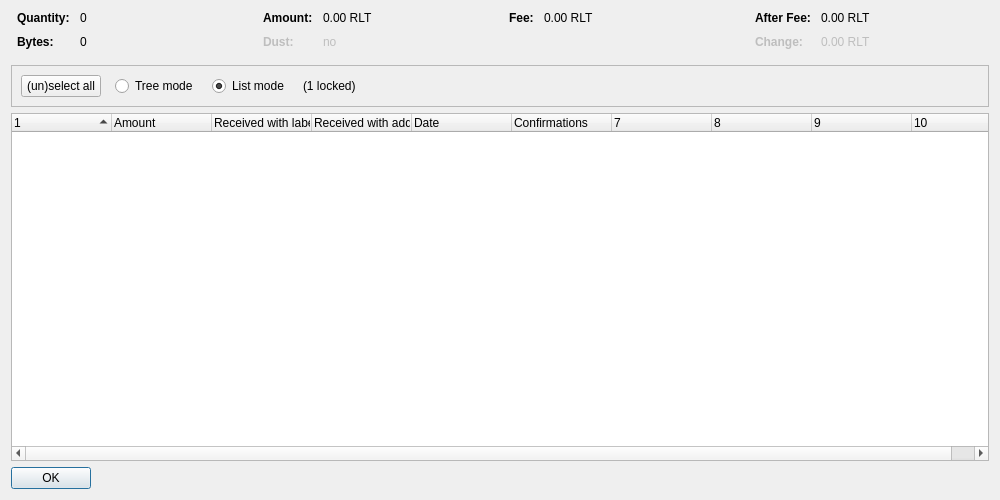
<?xml version="1.0" encoding="UTF-8"?>
<ui version="4.0">
 <class>CoinControlDialog</class>
 <widget class="QDialog" name="CoinControlDialog">
  <property name="geometry">
   <rect>
    <x>0</x>
    <y>0</y>
    <width>1000</width>
    <height>500</height>
   </rect>
  </property>
  <property name="windowTitle">
   <string>Coin Selection</string>
  </property>
  <layout class="QVBoxLayout" name="verticalLayout">
   <item>
    <layout class="QHBoxLayout" name="horizontalLayoutTop" stretch="0,0,0,0">
     <property name="topMargin">
      <number>0</number>
     </property>
     <property name="bottomMargin">
      <number>10</number>
     </property>
     <item>
      <layout class="QFormLayout" name="formLayoutCoinControl1">
       <property name="horizontalSpacing">
        <number>10</number>
       </property>
       <property name="verticalSpacing">
        <number>10</number>
       </property>
       <property name="leftMargin">
        <number>6</number>
       </property>
       <property name="rightMargin">
        <number>6</number>
       </property>
       <item row="0" column="0">
        <widget class="QLabel" name="labelCoinControlQuantityText">
         <property name="font">
          <font>
           <weight>75</weight>
           <bold>true</bold>
          </font>
         </property>
         <property name="text">
          <string>Quantity:</string>
         </property>
        </widget>
       </item>
       <item row="0" column="1">
        <widget class="QLabel" name="labelCoinControlQuantity">
         <property name="cursor">
          <cursorShape>IBeamCursor</cursorShape>
         </property>
         <property name="contextMenuPolicy">
          <enum>Qt::ActionsContextMenu</enum>
         </property>
         <property name="text">
          <string notr="true">0</string>
         </property>
         <property name="textInteractionFlags">
          <set>Qt::LinksAccessibleByMouse|Qt::TextSelectableByKeyboard|Qt::TextSelectableByMouse</set>
         </property>
        </widget>
       </item>
       <item row="1" column="0">
        <widget class="QLabel" name="labelCoinControlBytesText">
         <property name="font">
          <font>
           <weight>75</weight>
           <bold>true</bold>
          </font>
         </property>
         <property name="text">
          <string>Bytes:</string>
         </property>
        </widget>
       </item>
       <item row="1" column="1">
        <widget class="QLabel" name="labelCoinControlBytes">
         <property name="cursor">
          <cursorShape>IBeamCursor</cursorShape>
         </property>
         <property name="contextMenuPolicy">
          <enum>Qt::ActionsContextMenu</enum>
         </property>
         <property name="text">
          <string notr="true">0</string>
         </property>
         <property name="textInteractionFlags">
          <set>Qt::LinksAccessibleByMouse|Qt::TextSelectableByKeyboard|Qt::TextSelectableByMouse</set>
         </property>
        </widget>
       </item>
      </layout>
     </item>
     <item>
      <layout class="QFormLayout" name="formLayoutCoinControl2">
       <property name="horizontalSpacing">
        <number>10</number>
       </property>
       <property name="verticalSpacing">
        <number>10</number>
       </property>
       <property name="leftMargin">
        <number>6</number>
       </property>
       <property name="rightMargin">
        <number>6</number>
       </property>
       <item row="0" column="0">
        <widget class="QLabel" name="labelCoinControlAmountText">
         <property name="font">
          <font>
           <weight>75</weight>
           <bold>true</bold>
          </font>
         </property>
         <property name="text">
          <string>Amount:</string>
         </property>
        </widget>
       </item>
       <item row="0" column="1">
        <widget class="QLabel" name="labelCoinControlAmount">
         <property name="cursor">
          <cursorShape>IBeamCursor</cursorShape>
         </property>
         <property name="contextMenuPolicy">
          <enum>Qt::ActionsContextMenu</enum>
         </property>
         <property name="text">
          <string notr="true">0.00 RLT</string>
         </property>
         <property name="textInteractionFlags">
          <set>Qt::LinksAccessibleByMouse|Qt::TextSelectableByKeyboard|Qt::TextSelectableByMouse</set>
         </property>
        </widget>
       </item>
       <item row="1" column="0">
        <widget class="QLabel" name="labelCoinControlLowOutputText">
         <property name="enabled">
          <bool>false</bool>
         </property>
         <property name="font">
          <font>
           <weight>75</weight>
           <bold>true</bold>
          </font>
         </property>
         <property name="text">
          <string>Dust:</string>
         </property>
        </widget>
       </item>
       <item row="1" column="1">
        <widget class="QLabel" name="labelCoinControlLowOutput">
         <property name="enabled">
          <bool>false</bool>
         </property>
         <property name="cursor">
          <cursorShape>IBeamCursor</cursorShape>
         </property>
         <property name="contextMenuPolicy">
          <enum>Qt::ActionsContextMenu</enum>
         </property>
         <property name="text">
          <string notr="true">no</string>
         </property>
         <property name="textInteractionFlags">
          <set>Qt::LinksAccessibleByMouse|Qt::TextSelectableByKeyboard|Qt::TextSelectableByMouse</set>
         </property>
        </widget>
       </item>
      </layout>
     </item>
     <item>
      <layout class="QFormLayout" name="formLayoutCoinControl3">
       <property name="horizontalSpacing">
        <number>10</number>
       </property>
       <property name="verticalSpacing">
        <number>10</number>
       </property>
       <property name="leftMargin">
        <number>6</number>
       </property>
       <property name="rightMargin">
        <number>6</number>
       </property>
       <item row="0" column="0">
        <widget class="QLabel" name="labelCoinControlFeeText">
         <property name="font">
          <font>
           <weight>75</weight>
           <bold>true</bold>
          </font>
         </property>
         <property name="text">
          <string>Fee:</string>
         </property>
        </widget>
       </item>
       <item row="0" column="1">
        <widget class="QLabel" name="labelCoinControlFee">
         <property name="cursor">
          <cursorShape>IBeamCursor</cursorShape>
         </property>
         <property name="contextMenuPolicy">
          <enum>Qt::ActionsContextMenu</enum>
         </property>
         <property name="text">
          <string notr="true">0.00 RLT</string>
         </property>
         <property name="textInteractionFlags">
          <set>Qt::LinksAccessibleByMouse|Qt::TextSelectableByKeyboard|Qt::TextSelectableByMouse</set>
         </property>
        </widget>
       </item>
      </layout>
     </item>
     <item>
      <layout class="QFormLayout" name="formLayoutCoinControl4">
       <property name="horizontalSpacing">
        <number>10</number>
       </property>
       <property name="verticalSpacing">
        <number>10</number>
       </property>
       <property name="leftMargin">
        <number>6</number>
       </property>
       <property name="rightMargin">
        <number>6</number>
       </property>
       <item row="0" column="0">
        <widget class="QLabel" name="labelCoinControlAfterFeeText">
         <property name="font">
          <font>
           <weight>75</weight>
           <bold>true</bold>
          </font>
         </property>
         <property name="text">
          <string>After Fee:</string>
         </property>
        </widget>
       </item>
       <item row="0" column="1">
        <widget class="QLabel" name="labelCoinControlAfterFee">
         <property name="cursor">
          <cursorShape>IBeamCursor</cursorShape>
         </property>
         <property name="contextMenuPolicy">
          <enum>Qt::ActionsContextMenu</enum>
         </property>
         <property name="text">
          <string notr="true">0.00 RLT</string>
         </property>
         <property name="textInteractionFlags">
          <set>Qt::LinksAccessibleByMouse|Qt::TextSelectableByKeyboard|Qt::TextSelectableByMouse</set>
         </property>
        </widget>
       </item>
       <item row="1" column="0">
        <widget class="QLabel" name="labelCoinControlChangeText">
         <property name="enabled">
          <bool>false</bool>
         </property>
         <property name="font">
          <font>
           <weight>75</weight>
           <bold>true</bold>
          </font>
         </property>
         <property name="text">
          <string>Change:</string>
         </property>
        </widget>
       </item>
       <item row="1" column="1">
        <widget class="QLabel" name="labelCoinControlChange">
         <property name="enabled">
          <bool>false</bool>
         </property>
         <property name="cursor">
          <cursorShape>IBeamCursor</cursorShape>
         </property>
         <property name="contextMenuPolicy">
          <enum>Qt::ActionsContextMenu</enum>
         </property>
         <property name="text">
          <string notr="true">0.00 RLT</string>
         </property>
         <property name="textInteractionFlags">
          <set>Qt::LinksAccessibleByMouse|Qt::TextSelectableByKeyboard|Qt::TextSelectableByMouse</set>
         </property>
        </widget>
       </item>
      </layout>
     </item>
    </layout>
   </item>
   <item>
    <widget class="QFrame" name="frame">
     <property name="minimumSize">
      <size>
       <width>0</width>
       <height>40</height>
      </size>
     </property>
     <property name="frameShape">
      <enum>QFrame::StyledPanel</enum>
     </property>
     <property name="frameShadow">
      <enum>QFrame::Sunken</enum>
     </property>
     <layout class="QHBoxLayout" name="horizontalLayout">
      <item>
       <layout class="QHBoxLayout" name="horizontalLayoutPanel" stretch="0,0,0,0,0">
        <property name="spacing">
         <number>14</number>
        </property>
        <item>
         <widget class="QPushButton" name="pushButtonSelectAll">
          <property name="sizePolicy">
           <sizepolicy hsizetype="Maximum" vsizetype="Fixed">
            <horstretch>0</horstretch>
            <verstretch>0</verstretch>
           </sizepolicy>
          </property>
          <property name="text">
           <string>(un)select all</string>
          </property>
          <property name="autoDefault">
           <bool>false</bool>
          </property>
         </widget>
        </item>
        <item>
         <widget class="QRadioButton" name="radioTreeMode">
          <property name="sizePolicy">
           <sizepolicy hsizetype="Maximum" vsizetype="Fixed">
            <horstretch>0</horstretch>
            <verstretch>0</verstretch>
           </sizepolicy>
          </property>
          <property name="text">
           <string>Tree mode</string>
          </property>
         </widget>
        </item>
        <item>
         <widget class="QRadioButton" name="radioListMode">
          <property name="sizePolicy">
           <sizepolicy hsizetype="Maximum" vsizetype="Fixed">
            <horstretch>0</horstretch>
            <verstretch>0</verstretch>
           </sizepolicy>
          </property>
          <property name="text">
           <string>List mode</string>
          </property>
          <property name="checked">
           <bool>true</bool>
          </property>
         </widget>
        </item>
        <item>
         <widget class="QLabel" name="labelLocked">
          <property name="text">
           <string notr="true">(1 locked)</string>
          </property>
         </widget>
        </item>
        <item>
         <spacer name="horizontalSpacer">
          <property name="orientation">
           <enum>Qt::Horizontal</enum>
          </property>
          <property name="sizeHint" stdset="0">
           <size>
            <width>40</width>
            <height>20</height>
           </size>
          </property>
         </spacer>
        </item>
       </layout>
      </item>
     </layout>
    </widget>
   </item>
   <item>
    <widget class="CoinControlTreeWidget" name="treeWidget">
     <property name="contextMenuPolicy">
      <enum>Qt::CustomContextMenu</enum>
     </property>
     <property name="sortingEnabled">
      <bool>false</bool>
     </property>
     <property name="columnCount">
      <number>10</number>
     </property>
     <attribute name="headerShowSortIndicator" stdset="0">
      <bool>true</bool>
     </attribute>
     <attribute name="headerStretchLastSection">
      <bool>false</bool>
     </attribute>
     <column>
      <property name="text">
       <string/>
      </property>
     </column>
     <column>
      <property name="text">
       <string>Amount</string>
      </property>
     </column>
     <column>
      <property name="text">
       <string>Received with label</string>
      </property>
     </column>
     <column>
      <property name="text">
       <string>Received with address</string>
      </property>
     </column>
     <column>
      <property name="text">
       <string>Date</string>
      </property>
     </column>
     <column>
      <property name="text">
       <string>Confirmations</string>
      </property>
      <property name="toolTip">
       <string>Confirmed</string>
      </property>
     </column>
     <column>
      <property name="text">
       <string/>
      </property>
     </column>
     <column>
      <property name="text">
       <string/>
      </property>
     </column>
     <column>
      <property name="text">
       <string/>
      </property>
     </column>
     <column>
      <property name="text">
       <string/>
      </property>
     </column>
    </widget>
   </item>
   <item>
    <widget class="QDialogButtonBox" name="buttonBox">
     <property name="sizePolicy">
      <sizepolicy hsizetype="Maximum" vsizetype="Fixed">
       <horstretch>0</horstretch>
       <verstretch>0</verstretch>
      </sizepolicy>
     </property>
     <property name="orientation">
      <enum>Qt::Horizontal</enum>
     </property>
     <property name="standardButtons">
      <set>QDialogButtonBox::Ok</set>
     </property>
    </widget>
   </item>
  </layout>
 </widget>
 <customwidgets>
  <customwidget>
   <class>CoinControlTreeWidget</class>
   <extends>QTreeWidget</extends>
   <header>qt/coincontroltreewidget.h</header>
  </customwidget>
 </customwidgets>
 <resources/>
 <connections/>
</ui>
